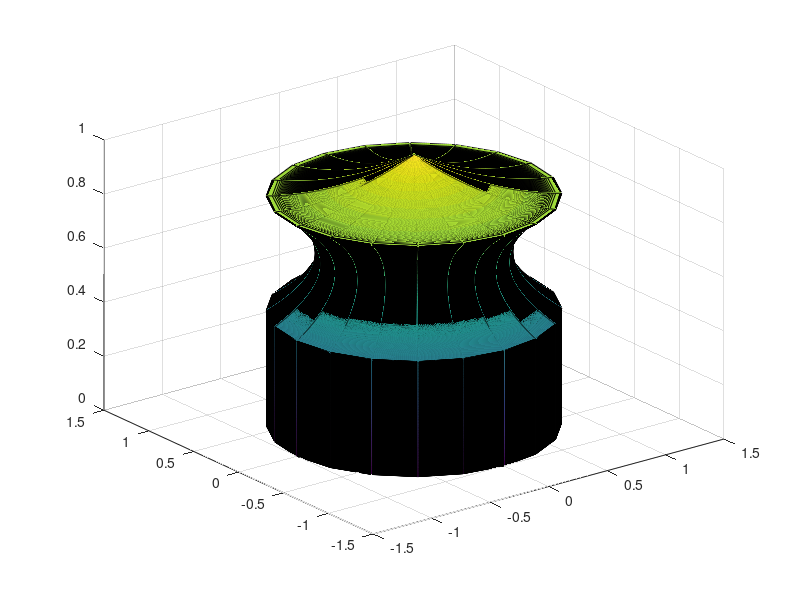

Write the MATLAB code that produced this figure.
clc
clear all;

x=0:0.001:4.7;

y=(1).*((0<=x)&(x<2))+(((x-3).^2)/3+.67).*((2<=x)&(x<4))+(-real(sqrt(1.44*(x-4)))+1).*((4<=x)&(x<4.7));

plot(x,y)
cylinder(y)
